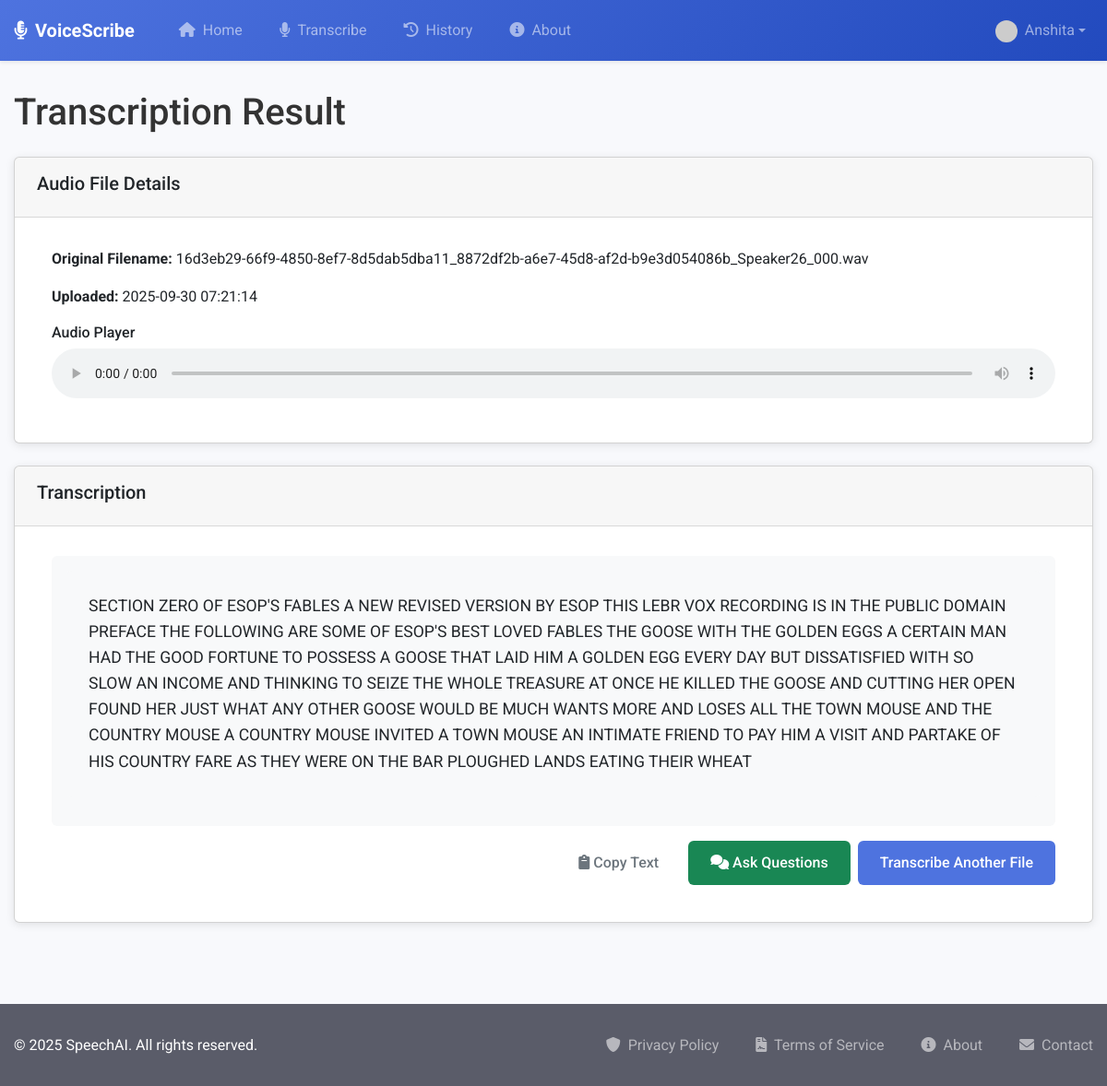
The app's page /transcribe/result/15 (signed in) with its own data.
### app/models/user.py (models this page shows, shortened)
class User(db.Model, UserMixin):
    __tablename__ = 'users'
    id = db.Column(db.Integer, primary_key=True)
    username = db.Column(db.String(80), unique=True, nullable=False, index=True)
    email = db.Column(db.String(120), unique=True, nullable=False, index=True)
    password_hash = db.Column(db.String(128), nullable=False)
    created_at = db.Column(db.DateTime, default=datetime.utcnow)
    last_login = db.Column(db.DateTime, nullable=True)
    is_active = db.Column(db.Boolean, default=True)
    recordings = db.relationship('Recording', backref='user', lazy='dynamic', cascade='all, delete-orphan')

### app/models/recording.py (models this page shows, shortened)
class Recording(db.Model):
    __tablename__ = 'recordings'
    id = db.Column(db.Integer, primary_key=True)
    filename = db.Column(db.String(255), nullable=False)
    text = db.Column(db.Text, nullable=True)  # Original text field
    transcription = db.Column(db.Text, nullable=True)  # New transcription field
    timestamp = db.Column(db.DateTime, default=datetime.utcnow)
    created_at = db.Column(db.DateTime, default=datetime.utcnow)  # Added for compatibility
    duration = db.Column(db.Float, nullable=True)  # Duration in seconds
    file_size = db.Column(db.Integer, nullable=True)  # Size in bytes
    original_filename = db.Column(db.String(255), nullable=True)  # Added for compatibility
    display_name = db.Column(db.String(255), nullable=True)  # Custom name field
    user_id = db.Column(db.Integer, db.ForeignKey('users.id'), nullable=False)

### app/routes/transcribe.py (the view)
@transcribe_bp.route('/result/<int:recording_id>')
@login_required
def result(recording_id):
    recording = Recording.query.get_or_404(recording_id)
    if recording.user_id != current_user.id:
        flash('You do not have permission to view this recording', 'danger')
        return redirect(url_for('main.history'))
    return render_template('transcribe/result.html', recording=recording)

### app/templates/transcribe/result.html (shortened to what this page needs)
{% extends 'base.html' %}
{% block content %}
<h1>Transcription Result</h1>
<div class="card mt-4">
    <div class="card-header">
        <h5>Audio File Details</h5>
    </div>
    <div class="card-body">
        <p><strong>Original Filename:</strong> {{ recording.original_filename }}</p>
        {% if recording.created_at %}
        <p><strong>Uploaded:</strong> {{ recording.created_at.strftime('%Y-%m-%d %H:%M:%S') }}</p>
        {% endif %}
        <div class="mt-3">
            <h6>Audio Player</h6>
            <audio controls class="w-100">
                <source src="{{ url_for('transcribe.uploaded_file', filename=recording.filename) }}" type="audio/mpeg">
            </audio>
        </div>
    </div>
</div>
<div class="card mt-4">
    <div class="card-header">
        <h5>Transcription</h5>
    </div>
    <div class="card-body">
        <div class="p-3 bg-light rounded">
            <p class="transcription-text">{{ recording.transcription }}</p>
        </div>
        <div class="d-flex justify-content-end mt-3">
            <button class="btn btn-outline-secondary me-2" id="copy-btn">
                <i class="fas fa-clipboard"></i> Copy Text
            </button>
            <a href="{{ url_for('qa.qa_interface', recording_id=recording.id) }}" class="btn btn-success me-2">
                <i class="fas fa-comments"></i> Ask Questions
            </a>
            <a href="{{ url_for('transcribe.index') }}" class="btn btn-primary">
                Transcribe Another File
            </a>
        </div>
    </div>
</div>
{% endblock %}

### app/templates/partials/navbar.html (shortened to what this page needs)
<nav class="navbar navbar-expand-lg navbar-dark bg-gradient-primary sticky-top shadow-sm">
  <div class="container">
    <a class="navbar-brand d-flex align-items-center" href="{{ url_for('main.index') }}">
      <i class="fas fa-microphone-alt me-2"></i>
      <span class="fw-bold">VoiceScribe</span>
    </a>
    <div class="collapse navbar-collapse" id="navbarMain">
      <ul class="navbar-nav me-auto mb-2 mb-lg-0">
        <li class="nav-item">
          <a class="nav-link {% if request.endpoint == 'main.index' %}active{% endif %}"
             href="{{ url_for('main.index') }}">
            <i class="fas fa-home me-1"></i> Home
          </a>
        </li>
        {% if current_user.is_authenticated %}
        <li class="nav-item">
          <a class="nav-link {% if request.endpoint == 'transcribe.index' %}active{% endif %}"
             href="{{ url_for('transcribe.index') }}">
            <i class="fas fa-microphone me-1"></i> Transcribe
          </a>
        </li>
        <li class="nav-item">
          <a class="nav-link {% if request.endpoint == 'main.history' %}active{% endif %}"
             href="{{ url_for('main.history') }}">
            <i class="fas fa-history me-1"></i> History
          </a>
        </li>
        {% endif %}
        <li class="nav-item">
          <a class="nav-link {% if request.endpoint == 'main.about' %}active{% endif %}"
             href="{{ url_for('main.about') }}">
            <i class="fas fa-info-circle me-1"></i> About
          </a>
        </li>
      </ul>
      <ul class="navbar-nav ms-auto">
        {% if current_user.is_authenticated %}
          <li class="nav-item dropdown">
            <a class="nav-link dropdown-toggle d-flex align-items-center" href="#" id="userDropdown"
               role="button" data-bs-toggle="dropdown" aria-expanded="false">
              <div class="avatar-sm me-2">
                <img src="https://www.gravatar.com/avatar/{{ current_user.email|lower|trim|md5 }}?s=24&d=identicon"
                     class="rounded-circle" alt="Profile Picture">
              </div>
              <span>{{ current_user.username }}</span>
            </a>
          </li>
        {% endif %}
      </ul>
    </div>
  </div>
</nav>

### app/static/css/style.css (style rules this page uses)
:root { --primary-color: #4a6cf7; --secondary-color: #2ecc71; --accent-color: #f39c12; --danger-color: #e74c3c; --dark-color: #2c3e50; --light-color: #f8f9fa; --gray-color: #95a5a6; --text-color: #333; --border-radius: 6px; --box-shadow: 0 2px 10px rgba(0, 0, 0, 0.1); --transition: all 0.3s ease; }
* { margin: 0; padding: 0; box-sizing: border-box; }
body { font-family: 'Roboto', sans-serif; line-height: 1.6; color: var(--text-color); background-color: #f5f7fa; min-height: 100vh; display: flex; flex-direction: column; }
.container { width: 100%; max-width: 1200px; margin: 0 auto; padding: 0 15px; }
h1, h2, h3, h4, h5, h6 { margin-bottom: 0.5rem; font-weight: 500; line-height: 1.2; }
h1 { font-size: 2.5rem; }
p { margin-bottom: 1rem; }
a { color: var(--primary-color); text-decoration: none; transition: var(--transition); }
nav ul { display: flex; list-style: none; }
nav ul li { margin-left: 1.5rem; }
nav ul li a { color: var(--dark-color); font-weight: 500; }
.btn { display: inline-block; padding: 0.75rem 1.5rem; border-radius: var(--border-radius); font-weight: 500; text-align: center; cursor: pointer; transition: var(--transition); border: none; font-size: 1rem; }
.btn-primary { background-color: var(--primary-color); color: #fff; }
.card { background-color: #fff; border-radius: var(--border-radius); box-shadow: var(--box-shadow); padding: 1.5rem; margin-bottom: 1.5rem; }
.card-header { margin: -1.5rem -1.5rem 1rem; padding: 1rem 1.5rem; background-color: rgba(0, 0, 0, 0.03); border-bottom: 1px solid rgba(0, 0, 0, 0.125); font-weight: 500; }
.transcription-text { padding: 1.5rem; background-color: #f8f9fa; border-radius: var(--border-radius); font-size: 1.1rem; white-space: pre-wrap; }

### app/templates/base.html (style rules this page uses)
:root { --primary-color: #4e73df; --primary-dark: #224abe; --secondary-color: #6c757d; --success-color: #1cc88a; --info-color: #36b9cc; --warning-color: #f6c23e; --danger-color: #e74a3b; --light-color: #f8f9fc; --dark-color: #5a5c69; }
body { font-family: 'Roboto', sans-serif; display: flex; flex-direction: column; min-height: 100vh; background-color: #f8f9fc; }
.bg-gradient-primary { background: linear-gradient(135deg, var(--primary-color) 0%, var(--primary-dark) 100%); }
.shadow-sm { box-shadow: 0 0.125rem 0.25rem rgba(0, 0, 0, 0.075) !important; }

### app/templates/partials/navbar.html (style rules this page uses)
.bg-gradient-primary { background: linear-gradient(135deg, #4e73df 0%, #224abe 100%); }
.navbar { padding-top: 0.5rem; padding-bottom: 0.5rem; }
.navbar-brand { font-size: 1.25rem; }
.nav-link { position: relative; padding: 0.75rem 1rem; transition: all 0.2s ease; }
.avatar-sm img { width: 24px; height: 24px; }

### records on screen
User: username "Anshita"
Recording: original_filename "16d3eb29-66f9-4850-8ef7-8d5dab5dba11_8872df2b-a6e7-45d8-af2d-b9e3d054086b_Speaker26_000.wav", created_at "2025-09-30 07:21:14", transcription "SECTION ZERO OF ESOP'S FABLES A NEW REVISED VERSION BY ESOP THIS LEBR VOX RECORDING IS IN THE PUBLIC DOMAIN PREFACE THE FOLLOWING ARE SOME OF ESOP'S BEST LOVED FABLES THE GOOSE WITH THE GOLDEN EGGS A CERTAIN MAN HAD THE GOOD FORTUNE TO POSSESS A GOOSE THAT LAID HIM A GOLDEN EGG EVERY DAY BUT DISSATISFIED WITH SO SLOW AN INCOME AND THINKING TO SEIZE THE WHOLE TREASURE AT ONCE HE KILLED THE GOOSE AND CUTTING HER OPEN FOUND HER JUST WHAT ANY OTHER GOOSE WOULD BE MUCH WANTS MORE AND LOSES ALL THE TOWN MOUSE AND THE COUNTRY MOUSE A COUNTRY MOUSE INVITED A TOWN MOUSE AN INTIMATE FRIEND TO PAY HIM A VISIT AND PARTAKE OF HIS COUNTRY FARE AS THEY WERE ON THE BAR PLOUGHED LANDS EATING THEIR WHEAT"
